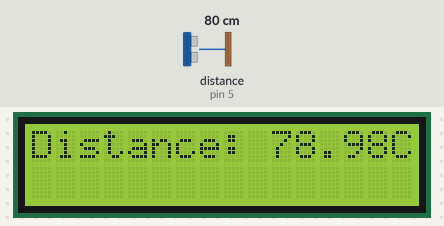
Simulated run of this sketch. Board: Arduino Uno, built with avr-gcc and run on an emulated ATmega328P. On the bench: 16×2 character LCD. Wiring (inferred from the names in the program): ultrasonic range finder: trigger pin 6; echo pin 5. Inputs (shaded band) come from the test bench; at power-on: distance to the obstacle (sensor on pin 5) 80 cm. The echo pulse lasts 58.3 µs per cm; what the sketch prints to the serial monitor is not drawn.

Above: at 1.2 s.
1.3 s: distance to the obstacle (sensor on pin 5) set to 2 cm
At 2.33 s:
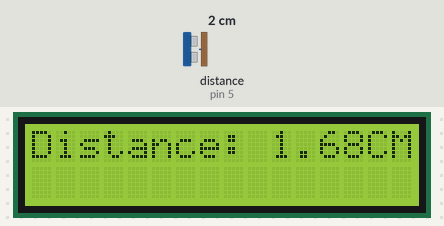
3.4 s: distance to the obstacle (sensor on pin 5) set to 60 cm
At 4.2 s:
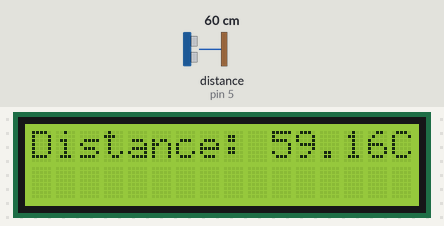
5.0 s: distance to the obstacle (sensor on pin 5) set to 4 cm
At 5.41 s:
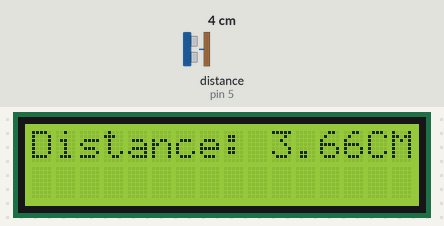
6.7 s: distance to the obstacle (sensor on pin 5) set to 18 cm
At 7.65 s:
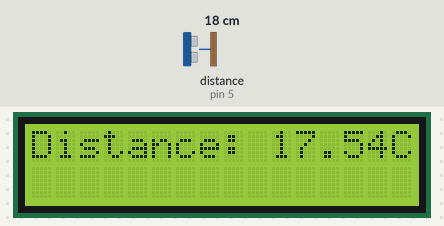
Timing chart, 0 to 9.3 s (numbered marks = the images above; inputs shaded):
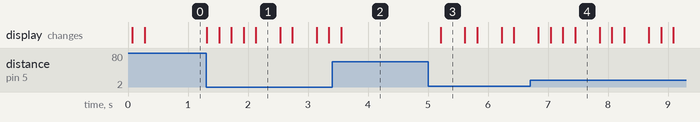

The sketch:

Ultrasonic_on_LCD.ino
```cpp
//The purpose of this lab was to become familar with the ultra sonic sensor,
// with this sensor we will measure and then calulate distance.
// with this we utilized a library for the ultrasonic sensor
// further familiarizing us with the functions of librarys.
#include <afstandssensor.h>
#include <LiquidCrystal.h>
// Assigning pins to the LCD Display
LiquidCrystal lcd(7, 8, 9, 10, 11, 12);

// defines pins numbers
const int trigPin = 6;
const int echoPin = 5;
// defines variables
//Variable used in the equation for distanc e
long duration;
float distance;
void setup() {
  pinMode(trigPin, OUTPUT); // Sets the trigPin as an Output
  pinMode(echoPin, INPUT); // Sets the echoPin as an Input
  Serial.begin(9600); // Starts the serial communication
   lcd.begin(16, 2);
}
void loop() {
  // Clears the trigPin
  digitalWrite(trigPin, LOW);
  delayMicroseconds(2);
  // Sets the trigPin on HIGH state for 10 micro seconds
  digitalWrite(trigPin, HIGH);
  delayMicroseconds(10);
  digitalWrite(trigPin, LOW);
  // Reads the echoPin, returns the sound wave travel time in microseconds
  duration = pulseIn(echoPin, HIGH);
  // Calculating the distance
  distance = duration * 0.034 / 2;
  // Prints the distance on the Serial Monitor
  Serial.print("Distance: ");
  Serial.println(duration);
  //LCD print the distance in CM  to the LCD Monitor
  lcd.setCursor(0, 0);
  lcd.print("Distance: ");
  lcd.print(distance);
  lcd.print("CM");
  delay(200);
}
```

Measured:
- after the input at 1.3 s, the display: changes at once (image 1)
- after the input at 3.4 s, the display: changes after 0.16 s (image 2)
- after the input at 5.0 s, the display: changes after 0.21 s (image 3)
- after the input at 6.7 s, the display: changes after 0.14 s (image 4)
- what the display in image 1 shows lasts 0.4 s, from 2.1 s to 2.5 s
